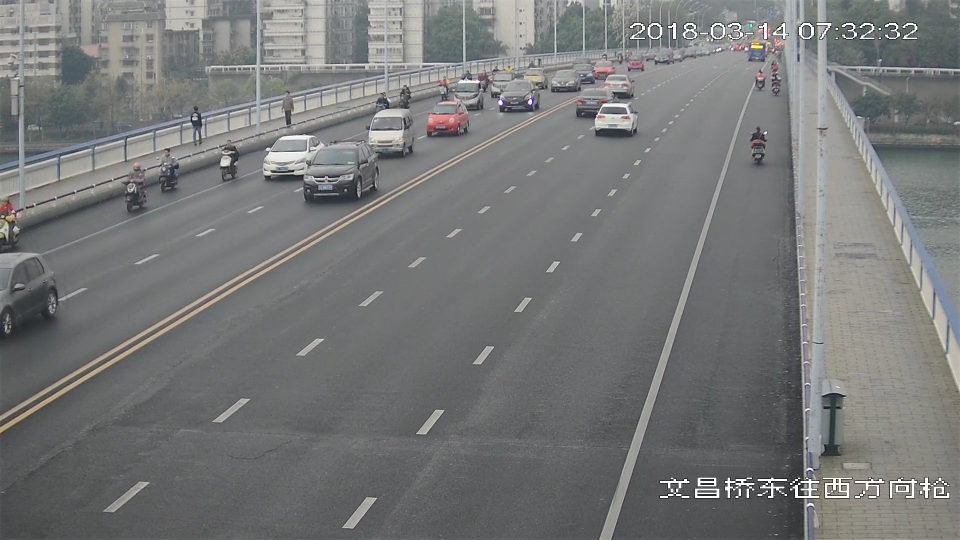
#> input picture deepvide_web/car.jpeg, 1920 x 1080 px (shown at 1/2 size)
$ python s.py
#> lines starting #> are read from the running program, lines starting #| are printed output that depends on the picture; after the words box and inside, x2 and y2 are one past the last pixel; in counts of white or black regions, pixels touching at a corner belong together
#!/usr/bin/env python
# -*- coding: utf-8 -*-
# @Time : 2018/7/11 下午2:10
# @Author : xiaowei
# @Site :
# @File : s.py
# @Software: PyCharm
import cv2 as cv
import numpy as np
import requests
import urllib
import json
import base64

#request_url="http://192.168.6.27:6501/rec/image"
request_url="http://39.106.146.155:6501/rec/image"

#pic_url="http://192.168.6.121:8501/api/file/1,0421d01dc98117"

def url_to_image(url):
    resp=urllib.request.urlopen(url)
    image=np.asarray(bytearray(resp.read()),dtype="uint8")
    image=cv.imdecode(image,cv.IMREAD_COLOR)
    return image

#request_string={"Context":{"SessionId":"deepvide_web rec image","Type":1,"Functions":[100,101,102,103,104,105,106,107,108,200,201,202,203,204,300,400]},"Image":{"Data":{"URI":pic_url}}}
result={'Context': {'SessionId': 'deepvide_web rec image', 'Status': '200', 'Message': 'SUCCESS', 'RequestTs': {'Seconds': 1531308665, 'NanoSecs': 655027000}, 'ResponseTs': {'Seconds': 1531308665, 'NanoSecs': 833172000}}, 'Result': {'InnerStatus': '', 'InnerMessage': '', 'Image': {'Data': {'Id': '', 'Width': 1920, 'Height': 1080, 'URI': 'http://192.168.2.121:8501/api/file/5,0e7dd470c8aa8f', 'BinData': ''}, 'WitnessMetaData': {'Timestamp': 0, 'Duration': 0, 'SensorId': 0, 'SensorName': '', 'SensorUrl': '', 'RepoId': 0, 'RepoInfo': '', 'ObjType': 0, 'SensorIdStr': ''}}, 'Vehicles': [{'Id': 1, 'Img': {'Cutboard': {'X': 605, 'Y': 281, 'Width': 157, 'Height': 122, 'ResWidth': 0, 'ResHeight': 0, 'Confidence': 0.9997650980949402}}, 'Features': '', 'ModelType': {'StyleId': -1, 'Style': 'unknown', 'StyleConfidence': 0.0, 'BrandId': -1, 'Brand': 'unknown', 'BrandConfidence': 0.0, 'SubBrandId': -1, 'SubBrand': 'unknown', 'SubBrandConfidence': 0.0, 'ModelYearId': -1, 'ModelYear': 'unknown', 'ModelYearConfidence': 0.0, 'PoseId': -1, 'Pose': 'unknown', 'PoseConfidence': 0.0}}, {'Id': 2, 'Img': {'Cutboard': {'X': 522, 'Y': 266, 'Width': 128, 'Height': 92, 'ResWidth': 0, 'ResHeight': 0, 'Confidence': 0.9979997277259827}}, 'Features': '', 'ModelType': {'StyleId': -1, 'Style': 'unknown', 'StyleConfidence': 0.0, 'BrandId': -1, 'Brand': 'unknown', 'BrandConfidence': 0.0, 'SubBrandId': -1, 'SubBrand': 'unknown', 'SubBrandConfidence': 0.0, 'ModelYearId': -1, 'ModelYear': 'unknown', 'ModelYearConfidence': 0.0, 'PoseId': -1, 'Pose': 'unknown', 'PoseConfidence': 0.0}}, {'Id': 3, 'Img': {'Cutboard': {'X': 730, 'Y': 215, 'Width': 101, 'Height': 98, 'ResWidth': 0, 'ResHeight': 0, 'Confidence': 0.9977697134017944}}, 'Features': '', 'ModelType': {'StyleId': -1, 'Style': 'unknown', 'StyleConfidence': 0.0, 'BrandId': -1, 'Brand': 'unknown', 'BrandConfidence': 0.0, 'SubBrandId': -1, 'SubBrand': 'unknown', 'SubBrandConfidence': 0.0, 'ModelYearId': -1, 'ModelYear': 'unknown', 'ModelYearConfidence': 0.0, 'PoseId': -1, 'Pose': 'unknown', 'PoseConfidence': 0.0}}, {'Id': 4, 'Img': {'Cutboard': {'X': 1190, 'Y': 202, 'Width': 92, 'Height': 72, 'ResWidth': 0, 'ResHeight': 0, 'Confidence': 0.9959690570831299}}, 'Features': '', 'ModelType': {'StyleId': -1, 'Style': 'unknown', 'StyleConfidence': 0.0, 'BrandId': -1, 'Brand': 'unknown', 'BrandConfidence': 0.0, 'SubBrandId': -1, 'SubBrand': 'unknown', 'SubBrandConfidence': 0.0, 'ModelYearId': -1, 'ModelYear': 'unknown', 'ModelYearConfidence': 0.0, 'PoseId': -1, 'Pose': 'unknown', 'PoseConfidence': 0.0}}, {'Id': 5, 'Img': {'Cutboard': {'X': 851, 'Y': 198, 'Width': 89, 'Height': 74, 'ResWidth': 0, 'ResHeight': 0, 'Confidence': 0.995844304561615}}, 'Features': '', 'ModelType': {'StyleId': -1, 'Style': 'unknown', 'StyleConfidence': 0.0, 'BrandId': -1, 'Brand': 'unknown', 'BrandConfidence': 0.0, 'SubBrandId': -1, 'SubBrand': 'unknown', 'SubBrandConfidence': 0.0, 'ModelYearId': -1, 'ModelYear': 'unknown', 'ModelYearConfidence': 0.0, 'PoseId': -1, 'Pose': 'unknown', 'PoseConfidence': 0.0}}, {'Id': 6, 'Img': {'Cutboard': {'X': 996, 'Y': 160, 'Width': 85, 'Height': 66, 'ResWidth': 0, 'ResHeight': 0, 'Confidence': 0.991972804069519}}, 'Features': '', 'ModelType': {'StyleId': -1, 'Style': 'unknown', 'StyleConfidence': 0.0, 'BrandId': -1, 'Brand': 'unknown', 'BrandConfidence': 0.0, 'SubBrandId': -1, 'SubBrand': 'unknown', 'SubBrandConfidence': 0.0, 'ModelYearId': -1, 'ModelYear': 'unknown', 'ModelYearConfidence': 0.0, 'PoseId': -1, 'Pose': 'unknown', 'PoseConfidence': 0.0}}, {'Id': 7, 'Img': {'Cutboard': {'X': 3, 'Y': 500, 'Width': 118, 'Height': 181, 'ResWidth': 0, 'ResHeight': 0, 'Confidence': 0.9904689192771912}}, 'Features': '', 'ModelType': {'StyleId': -1, 'Style': 'unknown', 'StyleConfidence': 0.0, 'BrandId': -1, 'Brand': 'unknown', 'BrandConfidence': 0.0, 'SubBrandId': -1, 'SubBrand': 'unknown', 'SubBrandConfidence': 0.0, 'ModelYearId': -1, 'ModelYear': 'unknown', 'ModelYearConfidence': 0.0, 'PoseId': -1, 'Pose': 'unknown', 'PoseConfidence': 0.0}}, {'Id': 8, 'Img': {'Cutboard': {'X': 1148, 'Y': 172, 'Width': 84, 'Height': 61, 'ResWidth': 0, 'ResHeight': 0, 'Confidence': 0.963351309299469}}, 'Features': '', 'ModelType': {'StyleId': -1, 'Style': 'unknown', 'StyleConfidence': 0.0, 'BrandId': -1, 'Brand': 'unknown', 'BrandConfidence': 0.0, 'SubBrandId': -1, 'SubBrand': 'unknown', 'SubBrandConfidence': 0.0, 'ModelYearId': -1, 'ModelYear': 'unknown', 'ModelYearConfidence': 0.0, 'PoseId': -1, 'Pose': 'unknown', 'PoseConfidence': 0.0}}, {'Id': 9, 'Img': {'Cutboard': {'X': 905, 'Y': 159, 'Width': 65, 'Height': 63, 'ResWidth': 0, 'ResHeight': 0, 'Confidence': 0.9332230091094971}}, 'Features': '', 'ModelType': {'StyleId': -1, 'Style': 'unknown', 'StyleConfidence': 0.0, 'BrandId': -1, 'Brand': 'unknown', 'BrandConfidence': 0.0, 'SubBrandId': -1, 'SubBrand': 'unknown', 'SubBrandConfidence': 0.0, 'ModelYearId': -1, 'ModelYear': 'unknown', 'ModelYearConfidence': 0.0, 'PoseId': -1, 'Pose': 'unknown', 'PoseConfidence': 0.0}}, {'Id': 12, 'Img': {'Cutboard': {'X': 561, 'Y': 273, 'Width': 142, 'Height': 109, 'ResWidth': 0, 'ResHeight': 0, 'Confidence': 0.8200077414512634}}, 'Features': '', 'ModelType': {'StyleId': -1, 'Style': 'unknown', 'StyleConfidence': 0.0, 'BrandId': -1, 'Brand': 'unknown', 'BrandConfidence': 0.0, 'SubBrandId': -1, 'SubBrand': 'unknown', 'SubBrandConfidence': 0.0, 'ModelYearId': -1, 'ModelYear': 'unknown', 'ModelYearConfidence': 0.0, 'PoseId': -1, 'Pose': 'unknown', 'PoseConfidence': 0.0}}], 'NonMotorVehicles': [{'Id': 10, 'Img': {'Cutboard': {'X': 244, 'Y': 333, 'Width': 54, 'Height': 96, 'ResWidth': 0, 'ResHeight': 0, 'Confidence': 0.8373237252235413}}, 'Passengers': [{'Id': 0, 'Driver': True, 'Img': {'Cutboard': {'X': 0, 'Y': 0, 'Width': 54, 'Height': 96, 'ResWidth': 0, 'ResHeight': 0, 'Confidence': 0.0}}, 'PhoneFlag': -1, 'BeltFlag': -1, 'PhoneConfidence': 0.0, 'BeltConfidence': 0.0, 'FacecoverFlag': -1, 'FacecoverConfidence': 0.0}], 'Features': ''}, {'Id': 11, 'Img': {'Cutboard': {'X': 434, 'Y': 274, 'Width': 51, 'Height': 96, 'ResWidth': 0, 'ResHeight': 0, 'Confidence': 0.8362162709236145}}, 'Passengers': [{'Id': 0, 'Driver': True, 'Img': {'Cutboard': {'X': 0, 'Y': 0, 'Width': 51, 'Height': 96, 'ResWidth': 0, 'ResHeight': 0, 'Confidence': 0.0}}, 'PhoneFlag': -1, 'BeltFlag': -1, 'PhoneConfidence': 0.0, 'BeltConfidence': 0.0, 'FacecoverFlag': -1, 'FacecoverConfidence': 0.0}], 'Features': ''}, {'Id': 13, 'Img': {'Cutboard': {'X': 315, 'Y': 294, 'Width': 49, 'Height': 98, 'ResWidth': 0, 'ResHeight': 0, 'Confidence': 0.8122215867042542}}, 'Passengers': [{'Id': 0, 'Driver': True, 'Img': {'Cutboard': {'X': 0, 'Y': 0, 'Width': 49, 'Height': 98, 'ResWidth': 0, 'ResHeight': 0, 'Confidence': 0.0}}, 'PhoneFlag': -1, 'BeltFlag': -1, 'PhoneConfidence': 0.0, 'BeltConfidence': 0.0, 'FacecoverFlag': -1, 'FacecoverConfidence': 0.0}], 'Features': ''}]}}


#data=json.dumps(request_string)
#data=json.dumps(result)

#response=requests.post(request_url,data=data).json()

if "Vehicles" not in result["Result"]:
    print("没有识别到机动车")
    exit(400)

vehicles_list=result["Result"]["Vehicles"]

## 本地读取图片
img=cv.imread("car.jpeg",cv.IMREAD_UNCHANGED)
#> img is the input picture: shape (1080, 1920, 3); mean B, G, R 119.8, 119.9, 118.8

## 网络读取图片
#img=url_to_image(pic_url)

print("识别到{}辆车".format(len(vehicles_list)))

for vehicle in vehicles_list:
    #print(vehicle)
    vehicle_x=vehicle["Img"]["Cutboard"]["X"]
    vehicle_y=vehicle["Img"]["Cutboard"]["Y"]
    vehicle_width=vehicle["Img"]["Cutboard"]["Width"]
    vehicle_height=vehicle["Img"]["Cutboard"]["Height"]
    cv.rectangle(img,(vehicle_x,vehicle_y),(vehicle_x+vehicle_width,vehicle_y+vehicle_height),(255,0,0),2,4,0)
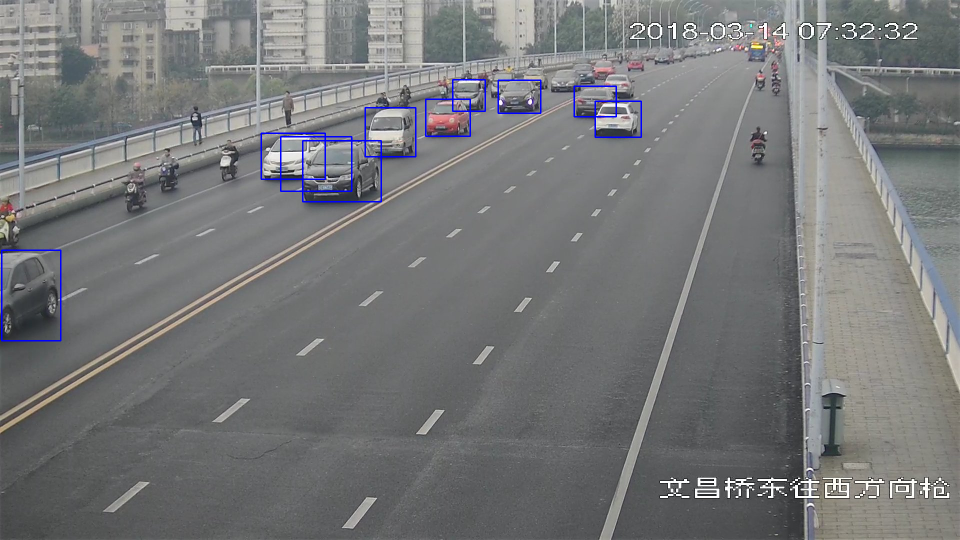
#> img: shape (1080, 1920, 3) (shown at 1/2 size); 0.57% of pixels changed, all inside (x1, y1, x2, y2) = (2, 158, 1284, 683)

image=cv.imencode('.jpg', img)[1]
a=cv.imwrite("convert.jpg",img)

s=str(base64.b64encode(image))
print(s)
#> (printed output is left out)
# print(url_to_image(pic_url))
